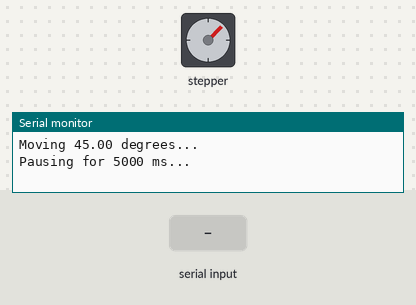
Bench run of a sketch on a simulated Arduino Uno, built with avr-gcc and run on an emulated ATmega328P. Shown: stepper motor, the last lines printed to the serial monitor. The inputs (shaded band) are chosen by the test bench. Stepper angles assume 200 steps per turn.

Above: at 1.3 s.
1.4 s: "p" received over Serial
At 2.2 s:
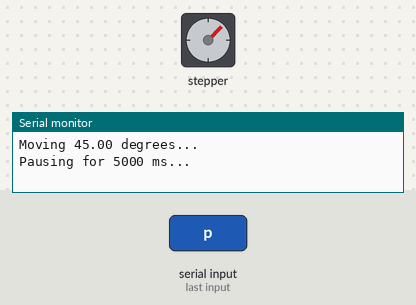
7.4 s: "r" received over Serial
At 9.3 s:
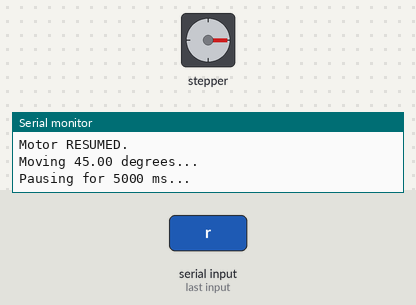
At 14.5 s:
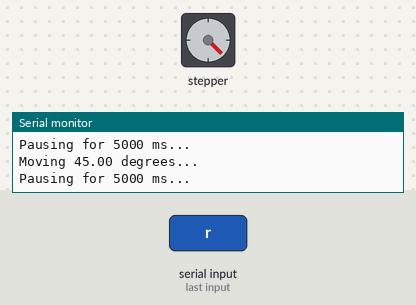
Timing chart, 0 to 49.9 s (numbered marks = the images above; inputs shaded):
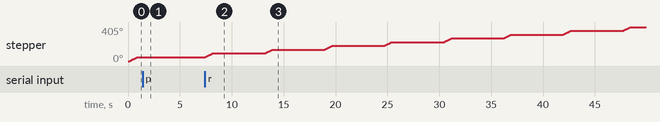

The sketch:

StepMotorCode.ino
```cpp
#include <Stepper.h> // Stepper library for stepper motors

// --- Motor Setup ---
const int stepsPerRevolution = 200;      // 1.8° per step → 200 steps = 360°
const int motorPins[4] = {8, 9, 10, 11}; // Pins connected to L298N inputs IN1–IN4

// Create Stepper motor object
Stepper motor(stepsPerRevolution, motorPins[0], motorPins[1], motorPins[2], motorPins[3]);

// --- User Settings ---
const float moveDegrees = 45.0;          // Rotation per cycle
const int pauseTime = 5 * 1000;          // Pause between moves (ms)
const int motorSpeed = 10;               // RPM

// Pause flag
bool paused = false;

void setup() {
  motor.setSpeed(motorSpeed);

  // Configure coil control pins (required for manual de-energizing)
  pinMode(8, OUTPUT);
  pinMode(9, OUTPUT);
  pinMode(10, OUTPUT);
  pinMode(11, OUTPUT);

  Serial.begin(9600);
  Serial.println("Stepper 45-degree indexing started...");
  Serial.println("Press 'p' to PAUSE, 'r' to RESUME.");
  Serial.println("Motor holding torque ENABLED by default.");
  Serial.println("To ENABLE coil de-energizing, uncomment the block at the bottom of loop().");
}

void loop() {

  // --- SERIAL PAUSE / RESUME ---
  if (Serial.available()) {
    char cmd = Serial.read();

    if (cmd == 'p') {
      paused = true;
      Serial.println("Motor PAUSED.");

      // OPTIONAL: De-energize while paused
      // Uncomment next 4 lines to disable torque when paused
      /*
      digitalWrite(8, LOW);
      digitalWrite(9, LOW);
      digitalWrite(10, LOW);
      digitalWrite(11, LOW);
      */
    }

    if (cmd == 'r') {
      paused = false;
      Serial.println("Motor RESUMED.");
    }
  }

  // If paused → stop movement loop
  if (paused) {
    delay(100);
    return;
  }

  // --- MOTOR MOVEMENT ---
  int stepsToMove = (moveDegrees / 360.0) * stepsPerRevolution;

  Serial.print("Moving ");
  Serial.print(moveDegrees);
  Serial.println(" degrees...");

  motor.step(+stepsToMove);   // Change to -stepsToMove for CCW

  // --- PAUSE BETWEEN MOVEMENTS ---
  Serial.print("Pausing for ");
  Serial.print(pauseTime);
  Serial.println(" ms...");
  delay(pauseTime);

  // -------------------------------------------------------------------
  // OPTIONAL: DE-ENERGIZE MOTOR COILS AFTER EACH MOVE TO SAVE POWER AND REDUCE HEAT
  //
  // ENABLE THIS BLOCK *ONLY IF YOU WANT*:
  //  - Lower heat
  //  - Lower power usage
  //  - No holding torque between steps
  //  - Shaft can spin freely if pushed
  //
  // !!! DEFAULT: DISABLED (motor stays energized to hold position)
  //
  // To enable, remove the /* */ around this block:
  /*
  digitalWrite(8, LOW);
  digitalWrite(9, LOW);
  digitalWrite(10, LOW);
  digitalWrite(11, LOW);
  Serial.println("Coils de-energized.");
  */
  // -------------------------------------------------------------------
}
```

Measured:
- after the input at 1.4 s, stepper: stops changing and stays 45°
- after the input at 7.4 s, stepper: turns 45° clockwise in 0.72 s, repeating every 5.8 s
- by itself, stepper: turns 45° clockwise in 0.72 s
